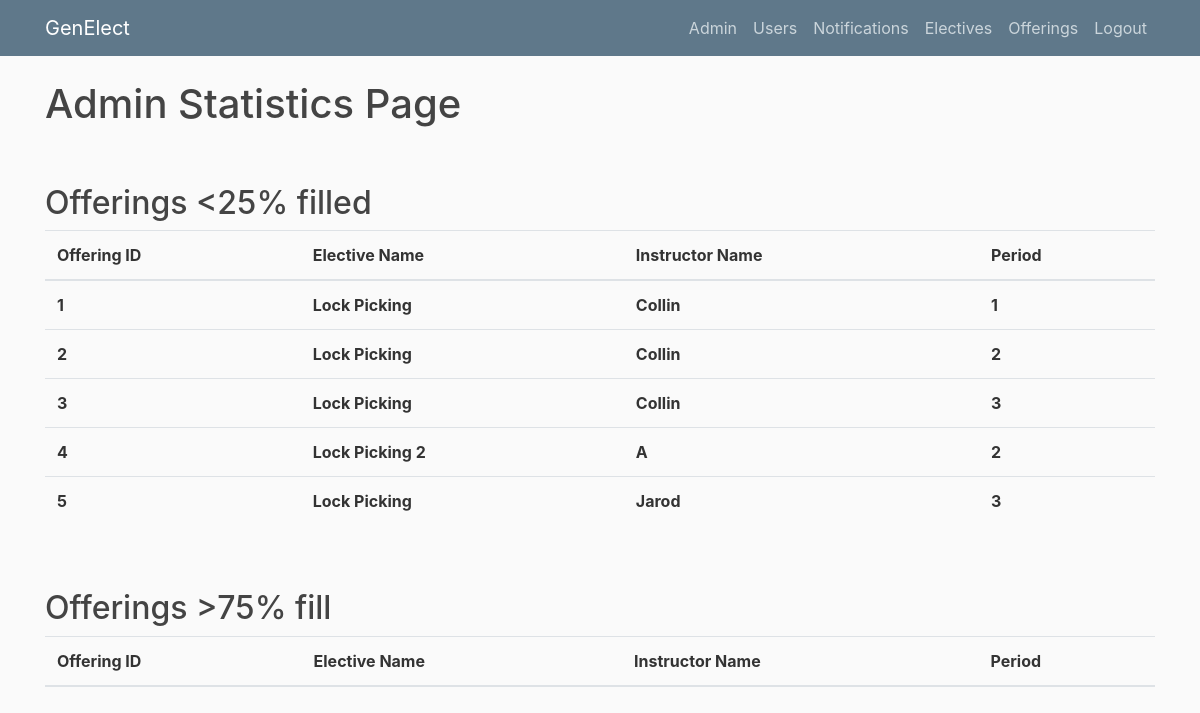
Before: /stats (signed in) with the older database file.
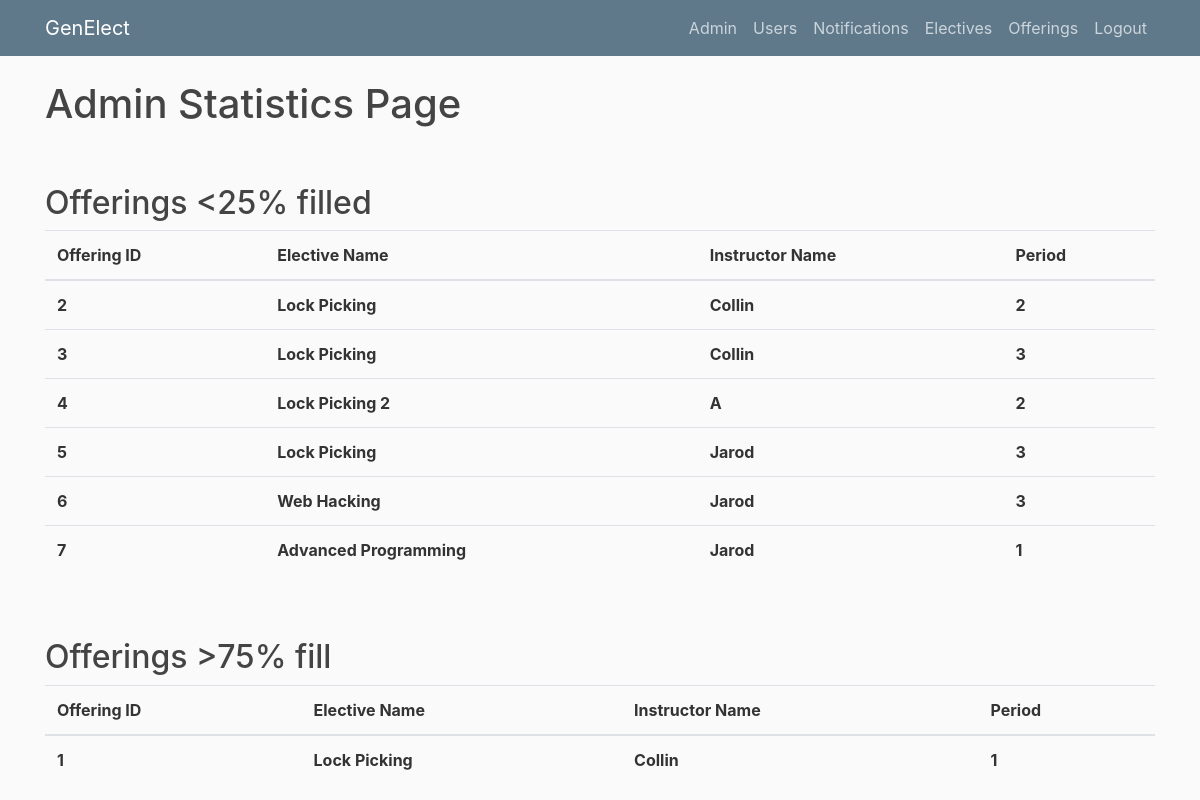
After: the same page with the newer database file.
### genElect/models.py (models this page shows)
class Base(db.Model):
    __abstract__ = True
    id = db.Column(db.Integer, primary_key=True, autoincrement=True)
    date_created = db.Column(db.DateTime, default=db.func.current_timestamp())
    date_modified = db.Column(db.DateTime, default=db.func.current_timestamp(),
            onupdate=db.func.current_timestamp())

class Offerings(Base):
    __tablename__ = 'offerings'
    day = db.Column(db.Date)
    period_start = db.Column(db.Integer)
    period_length = db.Column(db.Integer)
    building = db.Column(db.String(100))
    room = db.Column(db.String(100))
    instructor = db.Column(db.String(100))
    current_count = db.Column(db.Integer)
    capacity = db.Column(db.Integer)
    elective_id = db.Column(db.Integer, db.ForeignKey('electives.id'), nullable=False)
    registrations = db.relationship('Registrations', backref='offering', lazy=True)

class Electives(Base):
    __tablename__ = 'electives'
    name = db.Column(db.String(100))
    description = db.Column(db.String(500))
    prerequisites = db.relationship('Prerequisites', backref='elective', lazy=True)
    offerings = db.relationship('Offerings', backref='elective', lazy=True)
    completed_users = db.relationship('Completions', backref='elective', lazy=True)
    can_retake = db.Column(db.Boolean)

### genElect/__init__.py (the view)
@app.route("/stats")
def stats():
    if current_user.is_authenticated and current_user.role == "admin":
        empty = []
        full = []
        for offering in Offerings.query.all():
            if offering.capacity == 0:
                continue
            elif offering.current_count / offering.capacity <= 0.25:
                empty.append(offering)
            elif offering.current_count / offering.capacity >= 0.75:
                full.append(offering)
        return render_template('stats.html', empty=empty, full=full)
    else:
        return render_template('denied.html')

### genElect/__init__.py (called while the page is built)
@login_manager.user_loader
def load_user(user_id):
    return Users.query.get(int(user_id))

### genElect/templates/stats.html
{% extends "layout.html" %}
{% block content %}
    <h1>Admin Statistics Page</h1>
    <br><br>
    <h2>Offerings <25% filled</h2>
    <table class="table">
	  <thead>
	    <tr>
	      <th scope="col">Offering ID</th>
	      <th scope="col">Elective Name</th>
	      <th scope="col">Instructor Name</th>
	      <th scope="col">Period</th>
	    </tr>
	  </thead>
	  <tbody>
	  	{% for offering in empty %}
	    <tr>
	      <th scope="row">{{offering.id}}</th>
	      <th scope="row">{{offering.elective.name}}</th>
	      <th scope="row">{{offering.instructor}}</th>
	      <th scope="row">{{offering.period_start}}</th>
	    {% endfor %}
	  </tbody>
	</table>
	<br><br>
    <h2>Offerings >75% fill</h2>
    <table class="table">
	  <thead>
	    <tr>
	      <th scope="col">Offering ID</th>
	      <th scope="col">Elective Name</th>
	      <th scope="col">Instructor Name</th>
	      <th scope="col">Period</th>
	    </tr>
	  </thead>
	  <tbody>
	  	{% for offering in full %}
	    <tr>
	      <th scope="row">{{offering.id}}</th>
	      <th scope="row">{{offering.elective.name}}</th>
	      <th scope="row">{{offering.instructor}}</th>
	      <th scope="row">{{offering.period_start}}</th>
	    {% endfor %}
	  </tbody>
	</table>
{% endblock content %}

Changed rows visible on the page:
added Offerings: id "6", elective.name "Web Hacking", instructor "Jarod", period_start "3", shown under "Offerings <25% filled"
added Offerings: id "7", elective.name "Advanced Programming", instructor "Jarod", period_start "1", shown under "Offerings <25% filled"
changed Offerings id 1: moves from the list under "Offerings <25% filled" to the list under "Offerings >75% fill"
